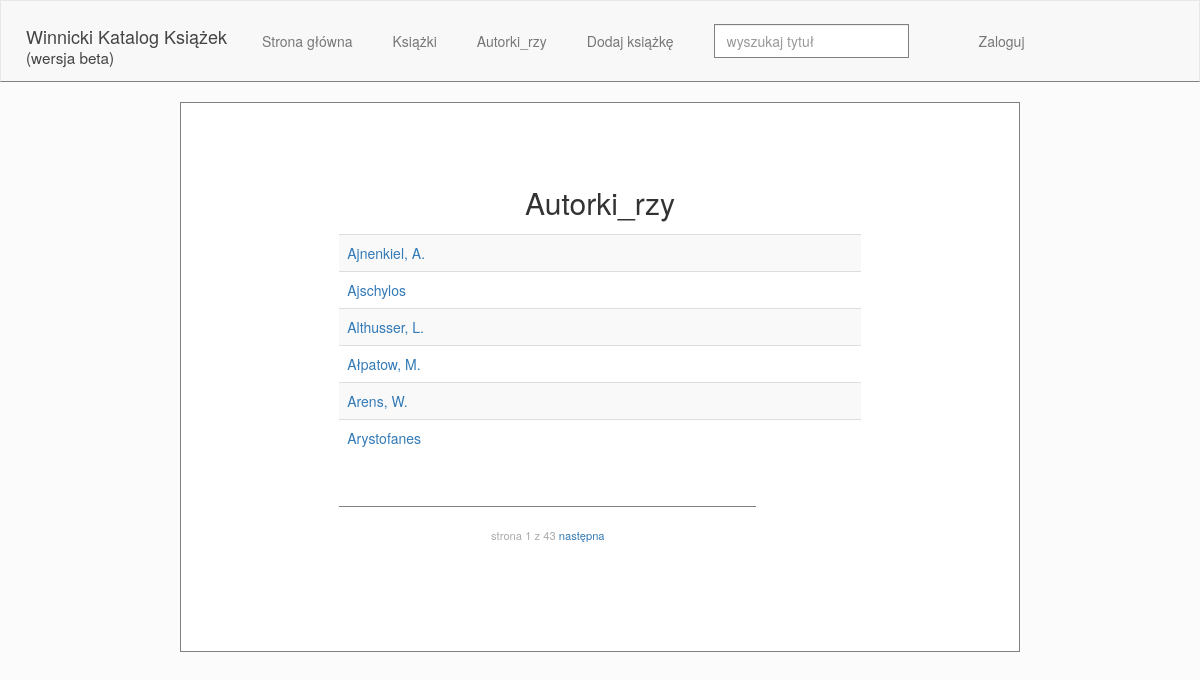
The page /catalog/autorki/ on the database its author committed.
### catalog/models.py (models this page shows)
class Author(models.Model):
	first_name=models.CharField('Imię', max_length=50,
	 							help_text="wpisz Imę autorki/a")
	last_name=models.CharField('Nazwisko', max_length=50,
	 							help_text="wpisz nazwisko autorki/a")
	class Meta:
		verbose_name_plural="Autor_ka"
		verbose_name_plural="Autorki_rzy"
	def __str__(self):
		if len(self.first_name)<=1:
			return self.last_name
		else:
			return '%s, %s.'%(self.last_name, self.first_name[0])
	def get_absolute_url(self):
		return reverse('author-detail', args=[str(self.id)])

### catalog/views.py (the view)
class AuthorListView(generic.ListView):
	model=Author
	paginate_by=6

### catalog/templates/catalog/author_list.html
{% extends "base_generic.html" %}
{% block content %}
<div class="container">
<h2 class="myh"> Autorki_rzy</h2>
{% if author_list %}
<table class="table table-striped">
{% for author in author_list %}
<tr>
  <td>
<a class="authors-list-q" href="{{ author.get_absolute_url }}">{{author}}</a></br>
</td>
</tr>
{% endfor %}
</table>
{% else %}
<p>Nie ma tu żadnych autorek ani autorów</p>
{% endif %}
</div>
{% endblock %}

### catalog/static/css/style.css (style rules this page uses)
* { margin:0; padding:0; }
body { background-color: #fbfbfb; }
html { background-color: #fbfbfb; color:#333; font-family: 'Lato', 'Arial', sans-serif; font-size:20px; text-rendering:optimizeLegibility; }
h1, h2, h3 { padding: 5px; }
td { padding-top: 3px; padding-left: 10px; }
.container { width:70%; margin: 0 auto; }
.myh { text-align: center; }

### rows shown on the page
Author: first_name+last_name "Ajnenkiel, A."
Author: first_name+last_name "Ajschylos"
Author: first_name+last_name "Althusser, L."
Author: first_name+last_name "Ałpatow, M."
Author: first_name+last_name "Arens, W."
Author: first_name+last_name "Arystofanes"

### other values the page prints
{{ page_obj.number }} "1"
{{ page_obj.paginator.num_pages }} "43"
